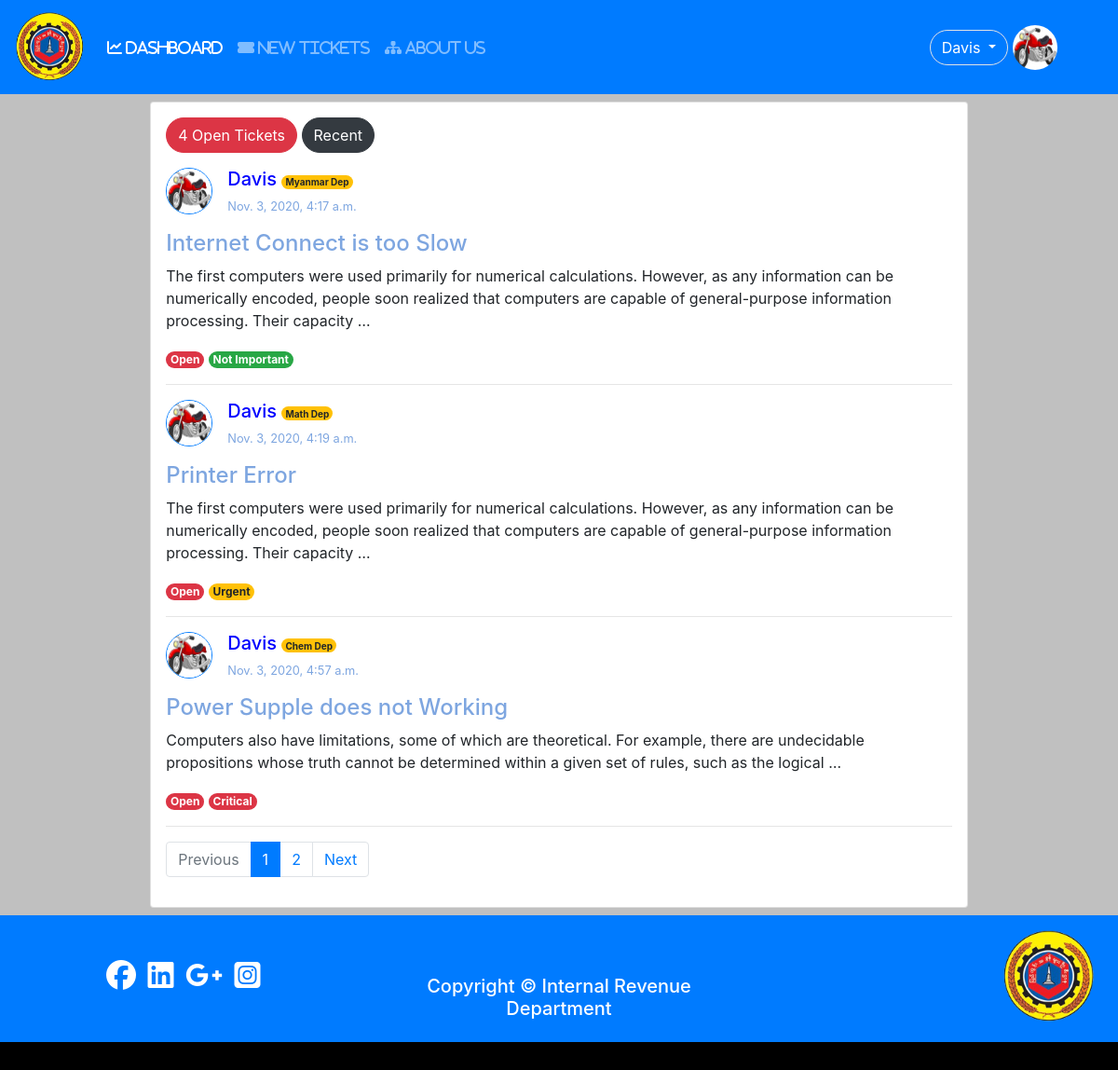
The app's page /status/open (signed in), older data.
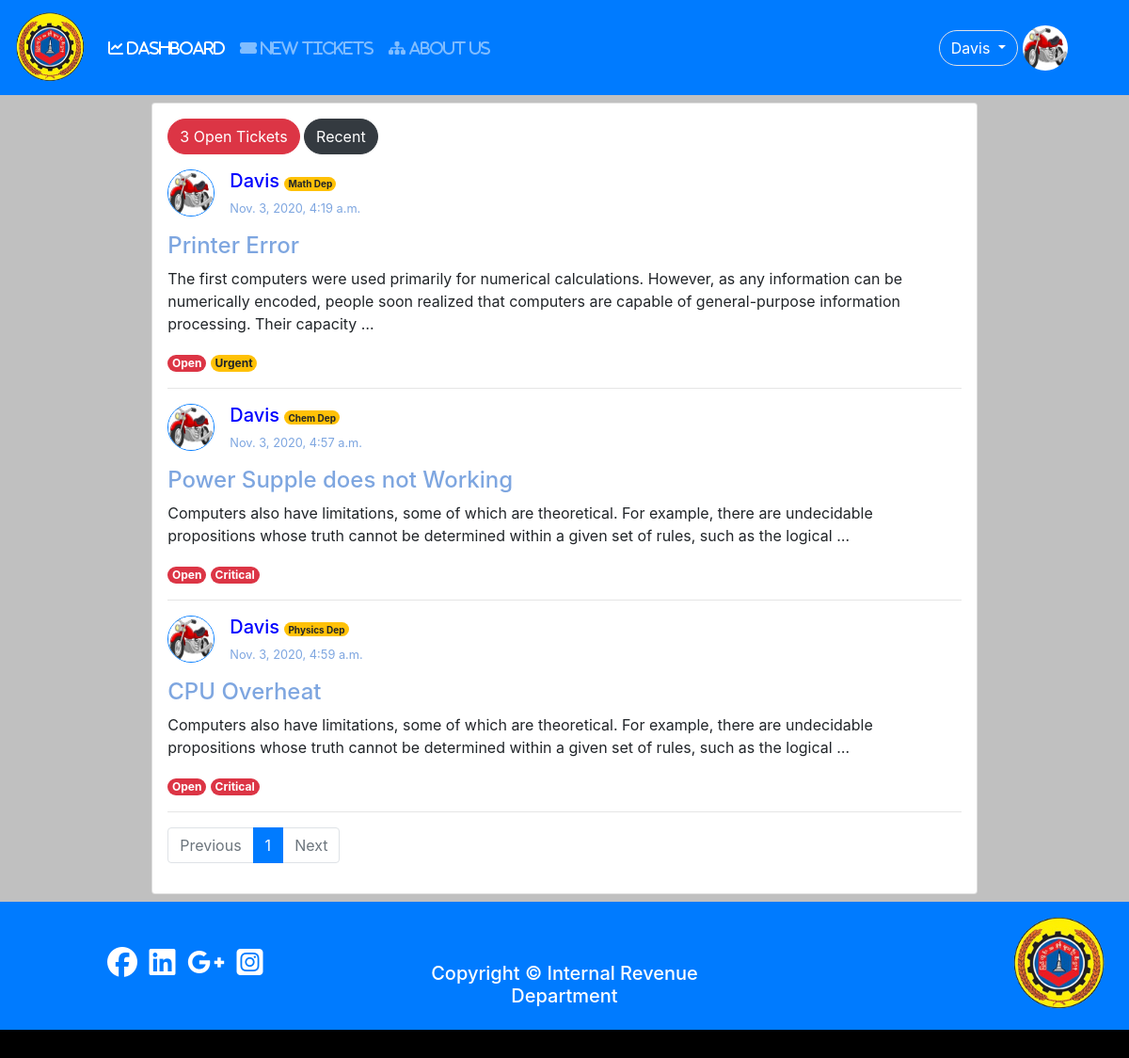
The same page, newer data.
### tickets/models.py (models this page shows, shortened)
class Tickets(models.Model):
	user = models.ForeignKey(User,on_delete=models.CASCADE);
	category = models.ForeignKey(Category,on_delete=models.CASCADE,blank=True,null=True);
	name = models.CharField(max_length = 200);
	subject = models.CharField(max_length = 300);
	description = models.TextField();
	attachment = models.FileField(upload_to = "tickets/files/",null=True,blank=True);
	STATUS_CHOICES = (
						('Open','open'), # (Key,value)
						('Pending','pending'),
						('Closed','closed')
					 );
	SET_PRIORITY = (
					('critical','Critical'),
					('urgent','Urgent'),
					('normal','Normal'),
					('not_important','Not Important'),
				   );
	status = models.CharField(max_length=100,choices=STATUS_CHOICES,default='Open');
	priority = models.CharField(max_length=100,choices= SET_PRIORITY,default = 'not_important');
	created = models.DateTimeField(auto_now =True);
	updated = models.DateTimeField(auto_now_add = True);

### user/models.py (models this page shows, shortened)
class Profile(models.Model):#User
	user = models.OneToOneField(settings.AUTH_USER_MODEL,on_delete=models.CASCADE);
	photo = models.ImageField(null=True,blank=True,default='default.jpg');
	birthday = models.DateField(null=True,blank=True);
	phone = models.CharField(max_length=20,null=True,blank=True);
	address = models.TextField(null=True,blank=True);
	category = models.ForeignKey(Category,on_delete=models.CASCADE,blank=True,null=True);
	GENDER = (
				('other','Other'), # (Key,value)
				('male','Male'),
				('female','Female')
			);
	gender = models.CharField(max_length=100,choices = GENDER,default='other');

### tickets/views.py (the view)
# urls.py: path('status/<str:status>',views.status_view,name='status-view'),
@login_required
def status_view(request,status):
	if status == 'recent':
		return redirect('dashboard');
	tickets = Tickets.objects.filter(status = status.capitalize());
	if not request.user.is_superuser and not request.user.is_staff:
		tickets = tickets.filter(user= request.user);
	number = 0;
	for _ in tickets:
		number = number+1; #tickets.count
	paginator,page_obj,tickets,page = paginated(request,tickets,3);
	return render(request,'tickets/status_view.html',{'tickets':tickets,
													  'status':status,
													  'number':number,
													  'page_obj':page_obj,
													  'dashboard':'active',
													  'paginator':paginator,
													  'page':int(page),
														});

### tickets/views.py (called while the page is built)
def paginated(request,objects,number):
	paginator = Paginator(objects,number);
	try:
		page = request.GET.get('page'); # page no variable
		page_obj =paginator.get_page(page);
		objects = paginator.page(page);
	except PageNotAnInteger:
		page = 1;
		page_obj = paginator.get_page(1);
		objects = paginator.page(1);
	return paginator,page_obj,objects,page;

### tickets/templates/tickets/status_view.html
{% extends 'user/base.html' %}
{% block content %}
<div class="d-flex justify-content-center">
	<div class="card m-2 p-3 w-75">
<div>
{% if status == 'open' %}
<div class="btn btn-danger rounded-pill">{{number}} Open Tickets</div>
{% elif status == 'pending' %}
<div class="btn btn-info rounded-pill">{{number}} Pending Tickets</div>
{% else %}
<div class="btn btn-success rounded-pill">{{number}} Closed Tickets</div>
{% endif %}
<a href="/status/recent" class="btn btn-dark rounded-pill">Recent</a>
</div>
{% include 'tickets/tickets_list.html' %}
{% include 'tickets/paginator.html' %}
</div>
</div>
{% endblock %}

### tickets/templates/tickets/tickets_list.html (shortened to what this page needs)
<div class="mt-3">
{% for ticket in tickets %}
	<div style="
		display: inline-flex;
	"
	>
		<div>
			<img src="{{ticket.user.profile.photo.url}}" alt="profile"
			width="50" height="50"
			class="border border-primary rounded-circle mr-3"
			>
		</div>
		<div>
			<h5 style="color: blue;">{{ticket.user.username}}
				<span class="badge badge-warning rounded-pill"
					style="font-size: 0.5em;"
				>{{ticket.name}}</span>
			</h5>
			<p style="font-size: 0.8em;color: #7EA6E0;">{{ticket.updated}}</p>
		</div>
	</div>
	<a href="{% url 'ticket-detail' id=ticket.id %}"><h4 style="color: #7EA6E0">{{ticket.subject}}
	</h4>
	</a>
	<p>{{ticket.description|truncatewords:30 }}</p>
	{% if ticket.status == 'Open' %}
		<div class="badge badge-danger rounded-pill">Open</div>
		{% include 'tickets/priority.html' %}
	{% elif ticket.status == 'Pending' %}
		<div  class="badge badge-info rounded-pill">Pending</div>
		{% include 'tickets/priority.html' %}
	{% else %}
		<div  class="badge badge-success rounded-pill">Closed</div>
		{% include 'tickets/priority.html' %}
	{% endif %}
	<hr>
{% endfor %}
</div>

### tickets/templates/tickets/priority.html
	{% if ticket.priority == 'critical' %}
		<div class="badge badge-danger rounded-pill">Critical</div>
	{% elif ticket.priority == 'urgent' %}
		<div class="badge badge-warning rounded-pill">Urgent</div>
	{% elif ticket.priority == 'normal'  %}
		<div class="badge badge-info rounded-pill"> Normal</div>
	{% else %}
		<div class="badge badge-success rounded-pill">Not Important</div>
	{% endif %}

Row changes from the older to the newer data that the page shows:
no longer on this page (row edited): Tickets: user.profile.photo (picture), user.username "Davis", name "Myanmar Dep", updated "Nov. 3, 2020, 4:17 a.m.", subject "Internet Connect is too Slow", description "The first computers were used primarily for numerical calculations. However, as any information can be numerically encoded, people soon realized that computers are capable of general-purpose information processing. Their capacity …", status "Open"
now on this page (row unchanged): Tickets: user.profile.photo (picture), user.username "Davis", name "Physics Dep", updated "Nov. 3, 2020, 4:59 a.m.", subject "CPU Overheat", description "Computers also have limitations, some of which are theoretical. For example, there are undecidable propositions whose truth cannot be determined within a given set of rules, such as the logical …", status "Open"
Text that changed along with them:
{{ number }}: "4" → "3"
list line gone: "2"
